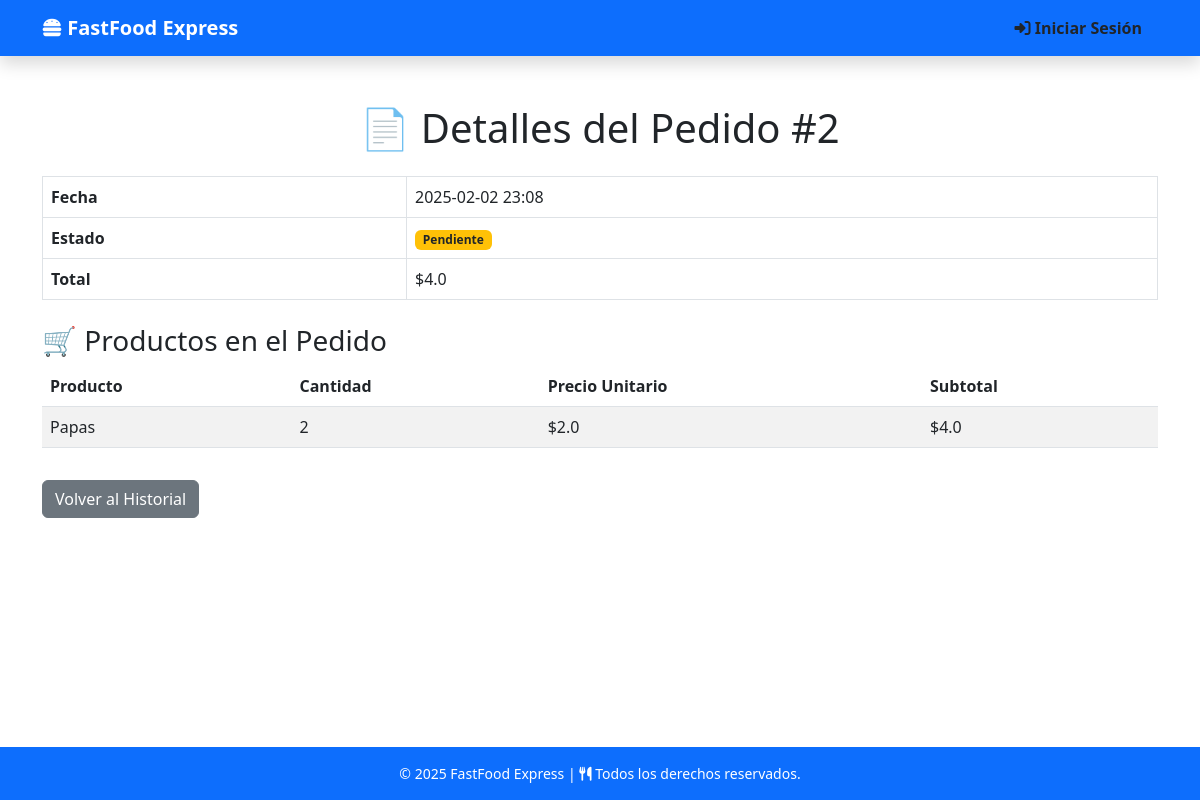
The page /detalle/2/ on the database as committed earlier.
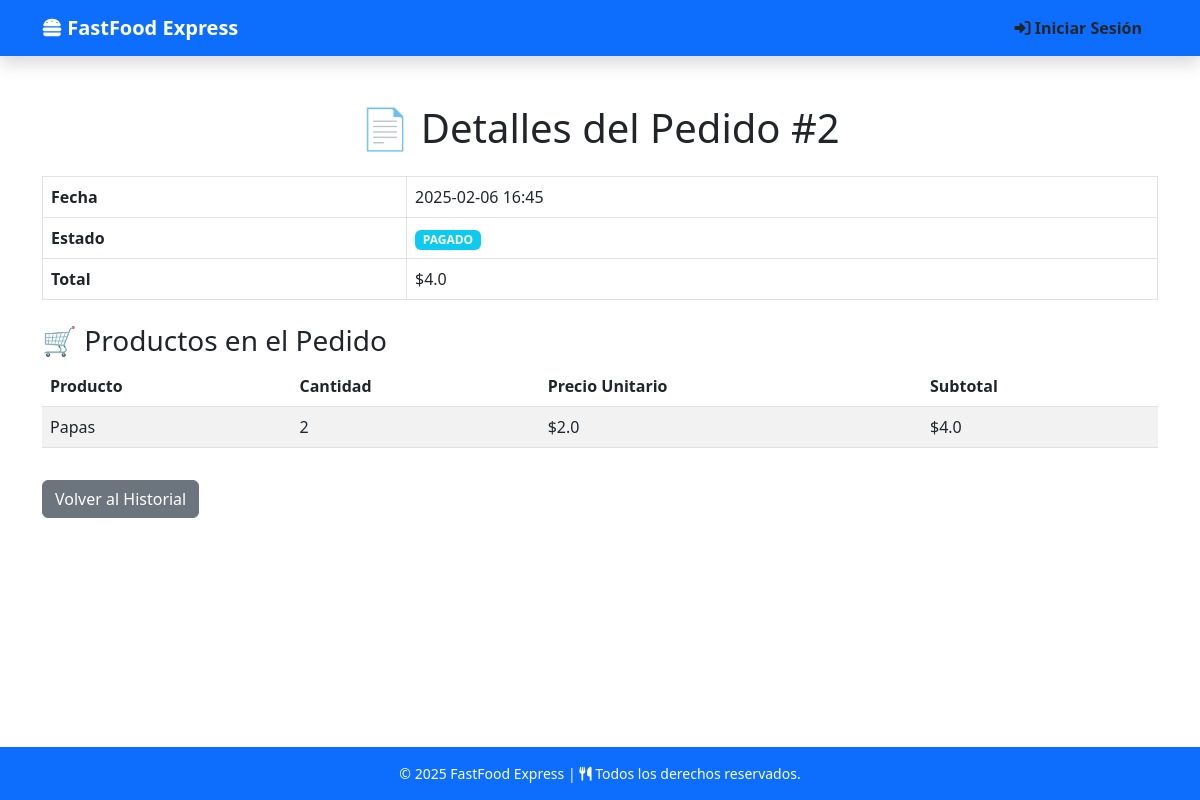
The same page on the database as committed later.
### pedidos/models.py (models this page shows, shortened)
class Pedido(models.Model):
    fecha_actual = models.DateTimeField(auto_now=True, editable=False)
    numero = models.AutoField(primary_key=True)
    cliente = models.ForeignKey(Cliente, on_delete=models.CASCADE, related_name="pedidos_cliente")
    mesero = models.ForeignKey(Mesero, on_delete=models.SET_NULL, null=True, blank=True,
                                   related_name="pedidos_mesero")
    mesa = models.ForeignKey(Mesa, on_delete=models.SET_NULL, null=True, blank=True, related_name="pedidos_mesa")
    estado = models.CharField(
        max_length=50,
        choices=EstadoPedido.choices,
        default=EstadoPedido.PENDIENTE
    )
    def calcular_total(self):
        total = self.items.aggregate(total=Sum(F('producto__precio') * F('cantidad')))['total']
        return total if total else 0.0

### pedidos/views.py (the view, shortened to what this page needs)
# urls.py: path('detalle/<int:pedido_numero>/', detalle_pedido, name='detalle_pedido'),
def detalle_pedido(request, pedido_numero):
    pedido = get_object_or_404(Pedido, numero=pedido_numero)
    items_cajita = pedido.items.filter(producto__nombre="Cajita Feliz")
    return render(request, 'cliente/detalle_pedido.html', {'pedido': pedido, 'items_cajita': items_cajita})

### pedidos/models.py (called while the page is built)
    def calcular_subtotal(self):
        return (self.producto.precio or 0) * self.cantidad

### templates/cliente/detalle_pedido.html (shortened to what this page needs)
{% extends 'base.html' %}
{% load static %}
{% block extra_css %}
    <link rel="stylesheet" href="{% static 'css/cliente.css' %}">
{% endblock %}
{% block content %}
    <div class="container mt-5">
        <h1 class="mb-4 text-center">📄 Detalles del Pedido #{{ pedido.numero }}</h1>
        <table class="table table-bordered">
            <tr>
                <th>Fecha</th>
                <td>{{ pedido.fecha_actual|date:"Y-m-d H:i" }}</td>
            </tr>
            <tr>
                <th>Estado</th>
                <td>
                    {% if pedido.estado == "PENDIENTE" %}
                        <span class="badge bg-warning text-dark">Pendiente</span>
                    {% elif pedido.estado == "SERVIDO" %}
                        <span class="badge bg-success">Servido</span>
                    {% else %}
                        <span class="badge bg-info">{{ pedido.estado }}</span>
                    {% endif %}
                </td>
            </tr>
            <tr>
                <th>Total</th>
                <td>${{ pedido.calcular_total }}</td>
            </tr>
        </table>
        <h3 class="mt-4">🛒 Productos en el Pedido</h3>
        <table class="table table-striped">
            <thead>
                <tr>
                    <th>Producto</th>
                    <th>Cantidad</th>
                    <th>Precio Unitario</th>
                    <th>Subtotal</th>
                </tr>
            </thead>
            <tbody>
                {% for item in pedido.items.all %}
                    <tr>
                        <td>{{ item.producto.nombre }}</td>
                        <td>{{ item.cantidad }}</td>
                        <td>${{ item.producto.precio }}</td>
                        <td>${{ item.calcular_subtotal }}</td>
                    </tr>
                {% endfor %}
            </tbody>
        </table>
        <a href="{% url 'vista_pedidos_cliente' %}" class="btn btn-secondary mt-3">Volver al Historial</a>
    </div>
{% endblock %}

Rows that differ between the two databases and show on the page:
changed Pedido id 2: fecha_actual "2025-02-02 23:08" → "2025-02-06 16:45"; estado (not shown) → "PAGADO"
Other text that changed with them:
text no longer shown: "Pendiente"
